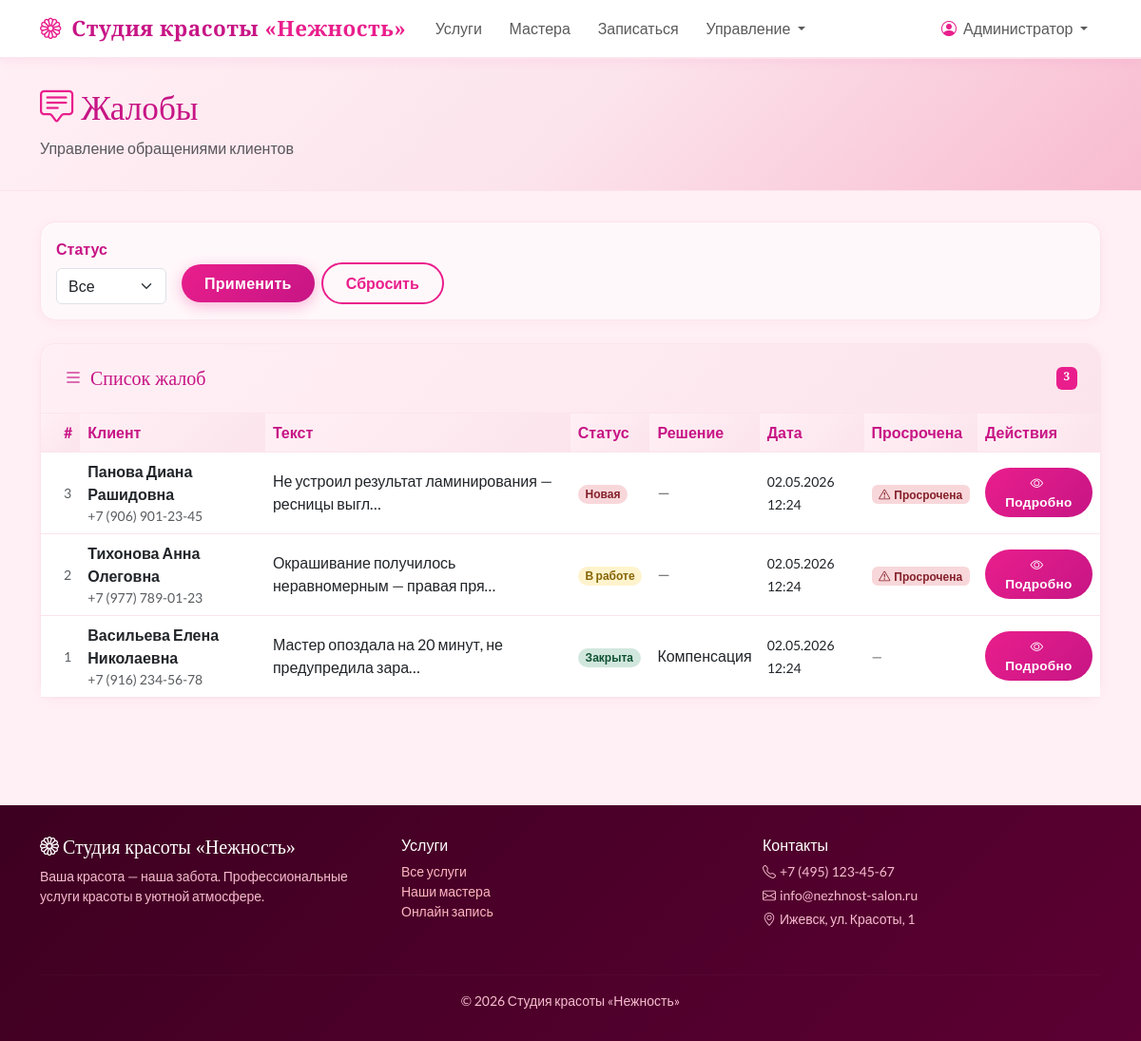
Page /complaints/admin/list/ (signed in) on the committed database.
### apps/complaints/models.py (models this page shows, shortened)
class Complaint(models.Model):
    STATUS_NEW = 'new'
    STATUS_IN_PROGRESS = 'in_progress'
    STATUS_CLOSED = 'closed'
    STATUS_CHOICES = [
        (STATUS_NEW, 'Новая'),
        (STATUS_IN_PROGRESS, 'В работе'),
        (STATUS_CLOSED, 'Закрыта'),
    ]
    RESOLUTION_REFUSAL = 'refusal'
    RESOLUTION_COMPENSATION = 'compensation'
    RESOLUTION_CHOICES = [
        (RESOLUTION_REFUSAL, 'Отказ'),
        (RESOLUTION_COMPENSATION, 'Компенсация'),
    ]
    client = models.ForeignKey(Client, on_delete=models.CASCADE, related_name='complaints', verbose_name='Клиент')
    booking = models.ForeignKey(Booking, on_delete=models.SET_NULL, null=True, blank=True, related_name='complaints', verbose_name='Запись')
    text = models.TextField('Текст жалобы')
    status = models.CharField('Статус', max_length=20, choices=STATUS_CHOICES, default=STATUS_NEW)
    resolution = models.CharField('Решение', max_length=20, choices=RESOLUTION_CHOICES, null=True, blank=True)
    admin_comment = models.TextField('Комментарий администратора', blank=True)
    created_at = models.DateTimeField('Дата подачи', auto_now_add=True)
    closed_at = models.DateTimeField('Дата закрытия', null=True, blank=True)
    handled_by = models.ForeignKey(User, on_delete=models.SET_NULL, null=True, blank=True, verbose_name='Обработал')
    class Meta:
        verbose_name = 'Жалоба'
        verbose_name_plural = 'Жалобы'
        ordering = ['-created_at']
    @property
    def is_overdue(self):
        if self.status != self.STATUS_CLOSED:
            from datetime import timedelta
            deadline = self.created_at + timedelta(days=1)
            return timezone.now() > deadline
        return False

### apps/clients/models.py (models this page shows, shortened)
class Client(models.Model):
    user = models.OneToOneField(User, on_delete=models.CASCADE, related_name='client_profile', null=True, blank=True)
    full_name = models.CharField('ФИО', max_length=200)
    phone = models.CharField('Телефон', max_length=20, unique=True)
    email = models.EmailField('Email', blank=True, null=True)
    created_at = models.DateTimeField('Дата регистрации', auto_now_add=True)
    notes = models.TextField('Заметки', blank=True)
    class Meta:
        verbose_name = 'Клиент'
        verbose_name_plural = 'Клиенты'
    def visit_count(self):
        return self.bookings.filter(status='completed').count()
    visit_count.short_description = 'Визитов'

### apps/complaints/views.py (the view)
# urls.py: path('admin/list/', views.complaints_list, name='complaints_list'),
@staff_member_required
def complaints_list(request):
    complaints = Complaint.objects.select_related('client', 'booking', 'handled_by').order_by('-created_at')
    status = request.GET.get('status')
    if status:
        complaints = complaints.filter(status=status)
    return render(request, 'admin_panel/complaints_list.html', {
        'complaints': complaints,
        'status_choices': Complaint.STATUS_CHOICES,
        'selected_status': status,
    })

### templates/admin_panel/complaints_list.html (shortened to what this page needs)
{% extends 'base.html' %}
{% block content %}
<div class="page-header">
    <div class="container">
        <div class="d-flex justify-content-between align-items-center flex-wrap gap-3">
            <div>
                <h1><i class="bi bi-chat-square-text me-2" style="color: var(--pink-primary);"></i>Жалобы</h1>
                <p class="text-muted mb-0">Управление обращениями клиентов</p>
            </div>
        </div>
    </div>
</div>
<div class="container pb-5">
    <div class="card mb-4 p-3">
        <form method="get" class="d-flex gap-3 align-items-end flex-wrap">
            <div>
                <label class="form-label">Статус</label>
                <select name="status" class="form-select">
                    <option value="">Все</option>
                </select>
            </div>
            <div>
                <button type="submit" class="btn btn-pink">Применить</button>
                <a href="/complaints/admin/list/" class="btn btn-pink-outline ms-1">Сбросить</a>
            </div>
        </form>
    </div>
    <div class="card">
        <div class="card-header p-4 d-flex justify-content-between">
            <h5 class="mb-0"><i class="bi bi-list me-2"></i>Список жалоб</h5>
            <span class="badge" style="background: var(--pink-primary);">{{ complaints|length }}</span>
        </div>
        <div class="card-body p-0">
            {% if complaints %}
            <div class="table-responsive">
                <table class="table table-hover mb-0">
                    <thead>
                        <tr>
                            <th class="ps-4">#</th>
                            <th>Клиент</th>
                            <th>Текст</th>
                            <th>Статус</th>
                            <th>Решение</th>
                            <th>Дата</th>
                            <th>Просрочена</th>
                            <th>Действия</th>
                        </tr>
                    </thead>
                    <tbody>
                        {% for complaint in complaints %}
                        <tr>
                            <td class="ps-4 text-muted small">{{ complaint.pk }}</td>
                            <td>
                                <strong>{{ complaint.client.full_name }}</strong>
                                <div class="small text-muted">{{ complaint.client.phone }}</div>
                            </td>
                            <td>
                                <span title="{{ complaint.text }}">{{ complaint.text|truncatechars:50 }}</span>
                            </td>
                            <td>
                                <span class="badge badge-complaint-{{ complaint.status }} rounded-pill">
                                    {{ complaint.get_status_display }}
                                </span>
                            </td>
                            <td>
                                {% if complaint.resolution %}
                                {{ complaint.get_resolution_display }}
                                {% else %}
                                <span class="text-muted">—</span>
                                {% endif %}
                            </td>
                            <td>
                                <small>{{ complaint.created_at|date:"d.m.Y H:i" }}</small>
                            </td>
                            <td>
                                {% if complaint.is_overdue %}
                                <span class="badge overdue-indicator" style="background: #f8d7da; color: #842029;">
                                    <i class="bi bi-exclamation-triangle me-1"></i>Просрочена
                                </span>
                                {% else %}
                                <span class="text-muted small">—</span>
                                {% endif %}
                            </td>
                            <td>
                                <a href="/complaints/admin/{{ complaint.pk }}/" class="btn btn-sm btn-pink">
                                    <i class="bi bi-eye me-1"></i>Подробно
                                </a>
                            </td>
                        </tr>
                        {% endfor %}
                    </tbody>
                </table>
            </div>
            {% else %}
            <div class="text-center py-5">
                <div style="font-size: 4rem; opacity: 0.3; color: var(--pink-primary);"><i class="bi bi-chat-square-text"></i></div>
                <h5 class="text-muted mt-3">Жалоб нет</h5>
                <p class="text-muted">Отличная работа!</p>
            </div>
            {% endif %}
        </div>
    </div>
</div>
{% endblock %}

### templates/base.html (shortened to what this page needs)
<!DOCTYPE html>
<html lang="ru">
<head>
    <link href="https://cdn.jsdelivr.net/npm/bootstrap@5.3.0/dist/css/bootstrap.min.css" rel="stylesheet">
    <link href="https://cdn.jsdelivr.net/npm/bootstrap-icons@1.11.0/font/bootstrap-icons.css" rel="stylesheet">
</head>
<body>
    <nav class="navbar navbar-expand-lg sticky-top">
        <div class="container">
            <a class="navbar-brand" href="/">
                <i class="bi bi-flower1 me-1" style="color: var(--pink-primary);"></i>
                Студия красоты <span>«Нежность»</span>
            </a>
            <div class="collapse navbar-collapse" id="navbarMain">
                <ul class="navbar-nav me-auto mb-2 mb-lg-0">
                    <li class="nav-item">
                        <a class="nav-link" href="/services/">
                            Услуги
                        </a>
                    </li>
                    <li class="nav-item">
                        <a class="nav-link" href="/masters/">
                            Мастера
                        </a>
                    </li>
                    {% if user.is_authenticated %}
                    <li class="nav-item">
                        <a class="nav-link" href="/bookings/book/">
                            Записаться
                        </a>
                    </li>
                    {% endif %}
                    {% if user.is_staff %}
                    <li class="nav-item dropdown">
                        <a class="nav-link dropdown-toggle" href="#" data-bs-toggle="dropdown">
                            Управление
                        </a>
                    </li>
                    {% endif %}
                </ul>
                <ul class="navbar-nav ms-auto">
                    {% if user.is_authenticated %}
                    <li class="nav-item dropdown">
                        <a class="nav-link dropdown-toggle" href="#" data-bs-toggle="dropdown">
                            <i class="bi bi-person-circle me-1" style="color: var(--pink-primary);"></i>
                            {{ user.get_full_name|default:user.username }}
                        </a>
                    </li>
                    {% endif %}
                </ul>
            </div>
        </div>
    </nav>
    <main>
        {% block content %}{% endblock %}
    </main>
    <footer>
        <div class="container">
            <div class="row">
                <div class="col-md-4 mb-3">
                    <h5 class="text-white" style="font-family: 'Playfair Display', serif;">
                        <i class="bi bi-flower1 me-1"></i>Студия красоты «Нежность»
                    </h5>
                    <p class="small">Ваша красота — наша забота. Профессиональные услуги красоты в уютной атмосфере.</p>
                </div>
                <div class="col-md-4 mb-3">
                    <h6 class="text-white">Услуги</h6>
                    <ul class="list-unstyled small">
                        <li><a href="/services/">Все услуги</a></li>
                        <li><a href="/masters/">Наши мастера</a></li>
                        <li><a href="/bookings/book/">Онлайн запись</a></li>
                    </ul>
                </div>
                <div class="col-md-4 mb-3">
                    <h6 class="text-white">Контакты</h6>
                    <p class="small mb-1"><i class="bi bi-telephone me-1"></i>+7 (495) 123-45-67</p>
                    <p class="small mb-1"><i class="bi bi-envelope me-1"></i>info@nezhnost-salon.ru</p>
                    <p class="small"><i class="bi bi-geo-alt me-1"></i>Ижевск, ул. Красоты, 1</p>
                </div>
            </div>
            <hr style="border-color: rgba(255,255,255,0.1);">
            <div class="text-center small">
                <p class="mb-0">&copy; 2026 Студия красоты «Нежность»</p>
            </div>
        </div>
    </footer>
</body>
</html>

### templates/base.html (style rules this page uses)
:root { --pink-lightest: #fff0f5; --pink-light: #ffb6c1; --pink-medium: #ff69b4; --pink-primary: #e91e8c; --pink-dark: #c71585; --pink-card: #fff8fa; --pink-accent: #f48fb1; --pink-border: #fce4ec; }
* { box-sizing: border-box; }
body { background-color: var(--pink-lightest); font-family: 'Lato', sans-serif; color: #4a4a4a; min-height: 100vh; }
h1, h2, h3, h4, h5, .display-font { font-family: 'Playfair Display', serif; }
.navbar { background: #ffffff; border-bottom: 2px solid var(--pink-border); box-shadow: 0 2px 12px rgba(233, 30, 140, 0.08); }
.navbar-brand { font-family: 'Playfair Display', serif; font-size: 1.4rem; font-weight: 700; color: var(--pink-dark) !important; letter-spacing: 0.5px; }
.navbar-brand span { color: var(--pink-primary); }
.nav-link { color: #5a5a5a !important; font-weight: 500; transition: color 0.2s; padding: 0.5rem 0.9rem !important; border-radius: 6px; }
.btn-pink { background: linear-gradient(135deg, var(--pink-primary), var(--pink-dark)); color: #fff; border: none; border-radius: 30px; padding: 0.5rem 1.5rem; font-weight: 600; letter-spacing: 0.3px; transition: all 0.3s ease; box-shadow: 0 4px 15px rgba(233, 30, 140, 0.3); }
.btn-pink-outline { border: 2px solid var(--pink-primary); color: var(--pink-primary); border-radius: 30px; padding: 0.5rem 1.5rem; font-weight: 600; background: transparent; transition: all 0.3s ease; }
.btn-sm.btn-pink { padding: 0.35rem 1rem; font-size: 0.85rem; box-shadow: none; }
.card { border: 1px solid var(--pink-border); border-radius: 16px; background: var(--pink-card); box-shadow: 0 2px 12px rgba(233, 30, 140, 0.05); transition: box-shadow 0.3s; }
.card-header { background: linear-gradient(135deg, var(--pink-lightest), #fce4ec); border-bottom: 1px solid var(--pink-border); border-radius: 16px 16px 0 0 !important; font-family: 'Playfair Display', serif; font-weight: 600; color: var(--pink-dark); }
.page-header { background: linear-gradient(135deg, #fff0f5 0%, #fce4ec 50%, #f8bbd0 100%); border-bottom: 1px solid var(--pink-border); padding: 2rem 0; margin-bottom: 2rem; }
.page-header h1 { color: var(--pink-dark); font-size: 2.2rem; }
.table th { background: linear-gradient(135deg, var(--pink-lightest), #fce4ec); color: var(--pink-dark); font-weight: 700; border-color: var(--pink-border); white-space: nowrap; }
.table td { border-color: var(--pink-border); vertical-align: middle; }
.badge-complaint-new { background: #f8d7da; color: #842029; }
.badge-complaint-in_progress { background: #fff3cd; color: #856404; }
.badge-complaint-closed { background: #d1e7dd; color: #0f5132; }
.form-label { font-weight: 600; color: var(--pink-dark); }
footer { background: linear-gradient(135deg, #3d0020, #5c0033); color: #f8bbd0; padding: 2rem 0; margin-top: 4rem; }
footer a { color: var(--pink-light); text-decoration: none; }
.overdue-indicator { animation: pulse 2s infinite; }
body:not(.modal-open) { overflow-y: auto !important; padding-right: 0 !important; }

### rows in the picture
Complaint: pk "3", client.full_name "Панова Диана Рашидовна", client.phone "+7 (906) 901-23-45", text "Не устроил результат ламинирования — ресницы выгл…", status "Новая", created_at "02.05.2026 12:24", shows "Просрочена"
Complaint: pk "2", client.full_name "Тихонова Анна Олеговна", client.phone "+7 (977) 789-01-23", text "Окрашивание получилось неравномерным — правая пря…", status "В работе", created_at "02.05.2026 12:24", shows "Просрочена"
Complaint: pk "1", client.full_name "Васильева Елена Николаевна", client.phone "+7 (916) 234-56-78", text "Мастер опоздала на 20 минут, не предупредила зара…", status "Закрыта", resolution "Компенсация", created_at "02.05.2026 12:24"

### other values in the picture
{{ user.get_full_name|default:user.username }} "Администратор"
{{ complaints|length }} "3"
